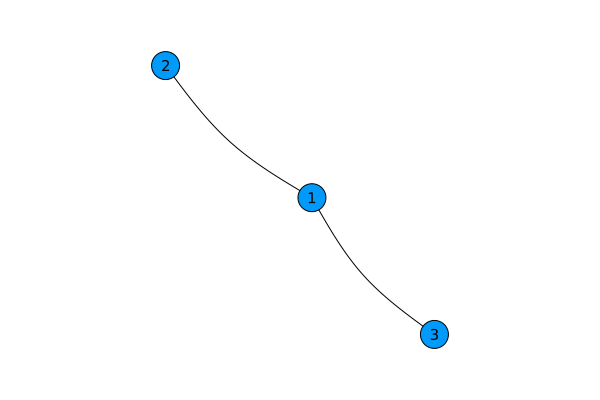

The script that saved this image:
using Plots, GraphRecipes
using Graphs

# V = {1, 2, 3}
sg = SimpleGraph(3)

# E = {(1, 2), (1, 3)}
add_edge!(sg, 1, 2)
add_edge!(sg, 1, 3)

graphplot(sg, names=1:3, nodeshape=:circle, fontsize=10)

savefig("aula1.png")
